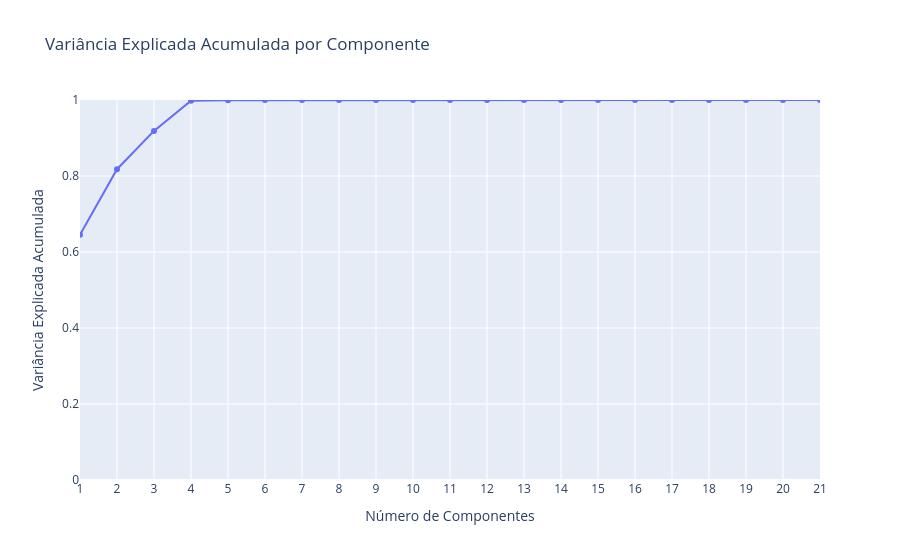

The code cell stored with this chart in its notebook:
### Markdown cell above
#### Análise de Componentes Principais (PCA)

A Análise de Componentes Principais (PCA) é uma técnica que identifica as principais componentes, variáveis, que influenciam, determinam, o resultado da variável alvo. As componentes são o resultado da combinação linear das variáveis originais que formam as bases ortoganais que descrevem as variáveis explicativas. As principais componentes são aquelas que mais contribuem na formação das variáveis explicativas. Essa metodologia tem como objetivo diminuir a complexidade dos dados, pois diminui o número de campos ao excluir aqueles com menor peso na contribuição..

O gráfico de variância explicada acumulada por componente, a seguir, indica quanto do comportamento da base de dados pode ser explicada a cada novo componente que se adiciona.

### Code cell
pca = PCA(n_components=  21 )
pca.fit(x_o)
# Variância explicada por cada componente
explained_variance = pca.explained_variance_ratio_
# Variância explicada acumulada
cumulative_variance = explained_variance.cumsum()

# Plotando a variância explicada acumulada
df_pca = pd.DataFrame({
    'n_components': range(1, len(cumulative_variance) + 1),
    'cumulative_variance': cumulative_variance})

fig = px.line(df_pca, x='n_components', y='cumulative_variance',
    markers=True, title='Variância Explicada Acumulada por Componente',
    labels={'n_components': 'Número de Componentes', 'cumulative_variance': 'Variância Explicada Acumulada'})
fig.update_layout(xaxis=dict(dtick=1, tickmode='linear', range=[1, len(cumulative_variance)]),
                  yaxis=dict(range=[0, 1]))
fig.show()

### Figure 1 — Plotly figure (JSON) as saved in the notebook; plotly's stock layout.template omitted (floating-point values rounded to 4 significant figures)
{"data": [{"hovertemplate": "Número de Componentes=%{x}<br>Variância Explicada Acumulada=%{y}<extra></extra>", "legendgroup": "", "line": {"color": "#636efa", "dash": "solid"}, "marker": {"symbol": "circle"}, "mode": "lines+markers", "name": "", "orientation": "v", "showlegend": false, "type": "scatter", "x": [1, 2, 3, 4, 5, 6, 7, 8, 9, 10, 11, 12, 13, 14, 15, 16, 17, 18, 19, 20, 21], "xaxis": "x", "y": [0.6452, 0.8179, 0.9187, 0.9982, 0.9996, 0.9997, 0.9998, 0.9999, 0.9999, 0.9999, 0.9999, 1.0, 1.0, 1.0, 1.0, 1.0, 1.0, 1.0, 1.0, 1.0, 1.0], "yaxis": "y"}], "layout": {"legend": {"tracegroupgap": 0}, "title": {"text": "Variância Explicada Acumulada por Componente"}, "xaxis": {"anchor": "y", "domain": [0, 1], "dtick": 1, "range": [1, 21], "tickmode": "linear", "title": {"text": "Número de Componentes"}}, "yaxis": {"anchor": "x", "domain": [0, 1], "range": [0, 1], "title": {"text": "Variância Explicada Acumulada"}}}}
